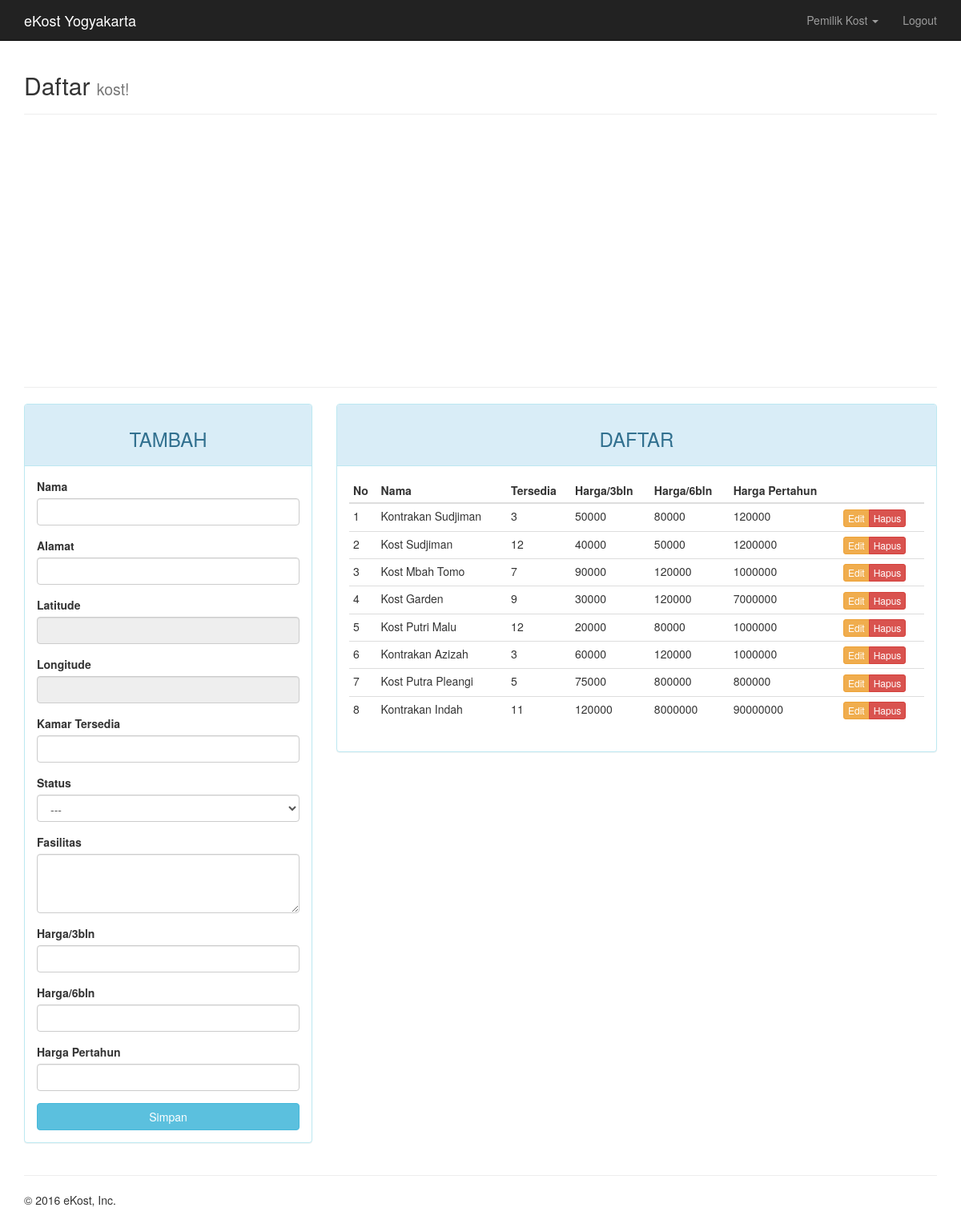
The app's page /?page=kost (signed in) with its own data.
### tables this page shows
CREATE TABLE `kost` (
  `id_kost` int(11) NOT NULL,
  `id_pemilik` int(11) NOT NULL,
  `nama` varchar(20) NOT NULL,
  `alamat` varchar(50) NOT NULL,
  `latitude` float NOT NULL,
  `longitude` float NOT NULL,
  `tersedia` int(2) NOT NULL,
  `status` enum('Laki-laki','Perempuan') DEFAULT NULL,
  `fasilitas` text NOT NULL,
  `harga_3bulan` int(9) NOT NULL,
  `harga_6bulan` int(9) NOT NULL,
  `harga_pertahun` int(9) NOT NULL
);

### page/kost.php (the view, shortened to what this page needs)
<?php
$update = (isset($_GET['action']) AND $_GET['action'] == 'update') ? true : false;
?>
<div class="container">
	<div class="page-header">
		<h2>Daftar <small>kost!</small></h2>
	</div>
	<div class="row">
		<div class="col-md-12">
			<div id="map_canvas" style="width:100%; height:300px"></div>
		</div>
	</div>
	<hr>
	<div class="row">
		<div class="col-md-4">
		    <div class="panel panel-<?= ($update) ? "warning" : "info" ?>">
		        <div class="panel-heading"><h3 class="text-center"><?= ($update) ? "EDIT" : "TAMBAH" ?></h3></div>
		        <div class="panel-body">
		            <form action="<?=$_SERVER['REQUEST_URI']?>" method="POST">
		                <div class="form-group">
	                    <label for="nama">Nama</label>
	                    <input type="text" name="nama" class="form-control" <?= (!$update) ?: 'value="'.$row["nama"].'"' ?>>
		                </div>
		                <div class="form-group">
	                    <label for="alamat">Alamat</label>
	                    <input type="text" name="alamat" class="form-control" <?= (!$update) ?: 'value="'.$row["alamat"].'"' ?>>
		                </div>
		                <div class="form-group">
	                    <label for="latitude">Latitude</label>
											<input type="text" id="latitude2" class="form-control" disabled <?= (!$update) ?: 'value="'.$row["latitude"].'"' ?>>
		                </div>
		                <div class="form-group">
	                    <label for="longitude">Longitude</label>
											<input type="text" id="longitude2" class="form-control" disabled <?= (!$update) ?: 'value="'.$row["longitude"].'"' ?>>
		                </div>
		                <div class="form-group">
	                    <label for="tersedia">Kamar Tersedia</label>
	                    <input type="text" name="tersedia" class="form-control" <?= (!$update) ?: 'value="'.$row["tersedia"].'"' ?>>
		                </div>
		                <div class="form-group">
	                    <label for="status">Status</label>
											<select class="form-control" name="status">
												<option>---</option>
											</select>
		                </div>
		                <div class="form-group">
	                    <label for="fasilitas">Fasilitas</label>
											<textarea name="fasilitas" rows="3" class="form-control"><?= ($update) ? $row["tersedia"] : "" ?></textarea>
		                </div>
		                <div class="form-group">
	                    <label for="harga_3bulan">Harga/3bln</label>
	                    <input type="text" name="harga_3bulan" class="form-control" <?= (!$update) ?: 'value="'.$row["harga_3bulan"].'"' ?>>
		                </div>
		                <div class="form-group">
	                    <label for="harga_6bulan">Harga/6bln</label>
	                    <input type="text" name="harga_6bulan" class="form-control" <?= (!$update) ?: 'value="'.$row["harga_6bulan"].'"' ?>>
		                </div>
		                <div class="form-group">
	                    <label for="harga_pertahun">Harga Pertahun</label>
	                    <input type="text" name="harga_pertahun" class="form-control" <?= (!$update) ?: 'value="'.$row["harga_pertahun"].'"' ?>>
		                </div>
		                <button type="submit" class="btn btn-<?= ($update) ? "warning" : "info" ?> btn-block">Simpan</button>
		            </form>
		        </div>
		    </div>
		</div>
		<div class="col-md-8">
		    <div class="panel panel-info">
		        <div class="panel-heading"><h3 class="text-center">DAFTAR</h3></div>
		        <div class="panel-body">
		            <table class="table table-condensed">
		                <thead>
		                    <tr>
		                        <th>No</th>
														<th>Nama</th>
		                        <th>Tersedia</th>
		                        <th>Harga/3bln</th>
		                        <th>Harga/6bln</th>
		                        <th>Harga Pertahun</th>
		                        <th></th>
		                    </tr>
		                </thead>
		                <tbody>
		                    <?php $no = 1; ?>
		                    <?php if ($query = $connection->query("SELECT * FROM kost")): ?>
		                        <?php while($row = $query->fetch_assoc()): ?>
		                        <tr>
		                            <td><?=$no++?></td>
		                            <td><?=$row['nama']?></td>
		                            <td><?=$row['tersedia']?></td>
		                            <td><?=$row['harga_3bulan']?></td>
		                            <td><?=$row['harga_6bulan']?></td>
		                            <td><?=$row['harga_pertahun']?></td>
		                            <td>
		                                <div class="btn-group">
		                                    <a href="?page=kost&action=update&key=<?=$row['id_kost']?>" class="btn btn-warning btn-xs">Edit</a>
		                                    <a href="?page=kost&action=delete&key=<?=$row['id_kost']?>" class="btn btn-danger btn-xs">Hapus</a>
		                                </div>
		                            </td>
		                        </tr>
		                        <?php endwhile ?>
		                    <?php endif ?>
		                </tbody>
		            </table>
		        </div>
		    </div>
		</div>
	</div>
</div>

### assets/css/jumbotron.css (style rules this page uses)
body { padding-top: 50px; padding-bottom: 20px; }

### records on screen
kost: nama "Kontrakan Sudjiman", tersedia "3", harga_3bulan "50000", harga_6bulan "80000", harga_pertahun "120000"
kost: nama "Kost Sudjiman", tersedia "12", harga_3bulan "40000", harga_6bulan "50000", harga_pertahun "1200000"
kost: nama "Kost Mbah Tomo", tersedia "7", harga_3bulan "90000", harga_6bulan "120000", harga_pertahun "1000000"
kost: nama "Kost Garden", tersedia "9", harga_3bulan "30000", harga_6bulan "120000", harga_pertahun "7000000"
kost: nama "Kost Putri Malu", tersedia "12", harga_3bulan "20000", harga_6bulan "80000", harga_pertahun "1000000"
kost: nama "Kontrakan Azizah", tersedia "3", harga_3bulan "60000", harga_6bulan "120000", harga_pertahun "1000000"
kost: nama "Kost Putra Pleangi", tersedia "5", harga_3bulan "75000", harga_6bulan "800000", harga_pertahun "800000"
kost: nama "Kontrakan Indah", tersedia "11", harga_3bulan "120000", harga_6bulan "8000000", harga_pertahun "90000000"

### other values on screen
$_SESSION["nama"] "Pemilik Kost"
